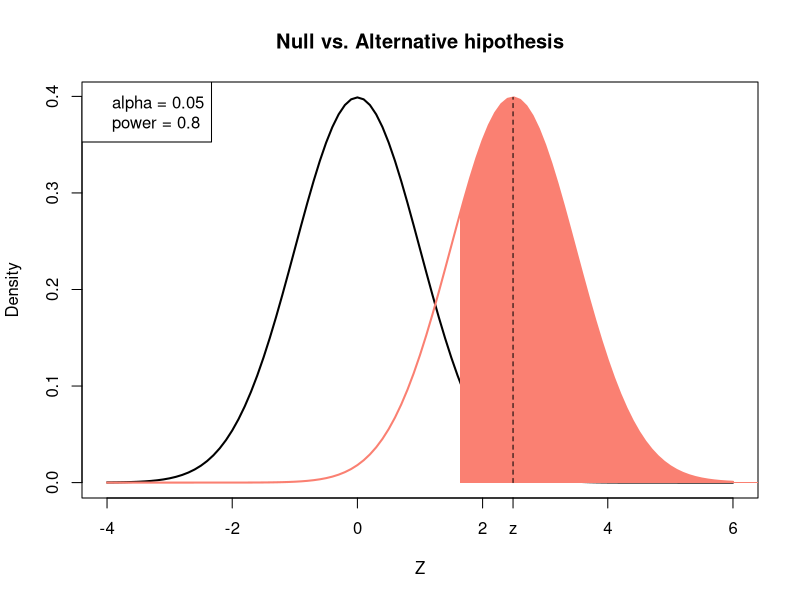
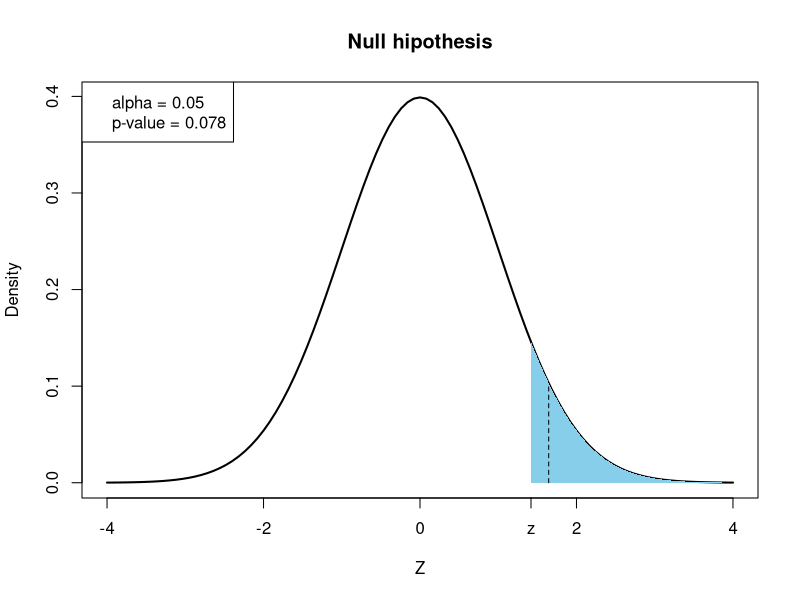

Recreate these plots in R, in order.
#===============================================================================
# CURSO:   BEGINNER AND INTERMEDIATE LEVEL R COURSE
# SCRIPT:  4. Simulations (known error variance)
# AUTORES: Marcos Jimenez
#===============================================================================

#-------------------------------------------
# 4.1. Simulation setup for the linear model
#-------------------------------------------

set.seed(123) # Fix the seed to get the same random numbers

# Setup:
N <- 20                         # Sample size
x <- rnorm(N, mean = 0, sd = 1) # Predictor / Independent variable
sigma <- 1.5                    # Standard deviation of the errors
true_se <- sigma / sqrt(N)      # True standard error of b
power <- 0.80                   # Statistical power
alpha <- 0.05                   # Type-I error
threshold <- qnorm(1-alpha)     # One-sided point for rejection

# Get the b that attains the statistical power:
b <- qnorm(power, mean = threshold, sd = 1) * true_se

#-----------------------------------------
# 4.2. Visual insight to Statistical Power
#-----------------------------------------

z_statistic <- b/true_se # True z statistic

# Visualize the Null hypothesis:
curve(dnorm(x, mean = 0, sd = 1), xlim = c(-4, 6), lwd = 2, xlab = "Z",
      ylab = "Density", main = "Null vs. Alternative hipothesis")

# Visualize the Alternative hypothesis:
curve(dnorm(x, mean = z_statistic, sd = 1), col = "salmon", lwd = 2,
      add = TRUE)

# Create intervals for x and y coordinates:
x_fill <- seq(threshold, 10, length.out = 100)
y_fill <- dnorm(x_fill, mean = z_statistic, sd = 1)

# Use polygon to shade the area under the curve in the defined interval
polygon(c(threshold, x_fill, 10),
        c(0, y_fill, 0),
        col = "salmon", border = NA)

# Higlight the true z statistic:
segments(x0 = z_statistic,
         x1 = z_statistic,
         y0 = 0,
         y1 = dnorm(z_statistic, mean = z_statistic),
         lty = "dashed")

axis(1, at = z_statistic, label = "z")
legend(x = "toplef", legend = c(paste("alpha =", alpha),
                                paste("power =", power)))

#-------------------------------
# 4.3. Visual insight to P-value
#-------------------------------

# Iterate the following code to get a sense of what p-values to expect if the
# alternative hypothesis was true:

z_statistic <- rnorm(1, mean = b/true_se, sd = 1)
pval <- round(1 - pnorm(z_statistic), 3)
curve(dnorm(x, mean = 0, sd = 1), xlim = c(-4, 4), lwd = 2, xlab = "Z",
      ylab = "Density", main = "Null hipothesis")

# Create intervals for x and y coordinates:
x_fill <- seq(z_statistic, 10, length.out = 100)
y_fill <- dnorm(x_fill, mean = 0, sd = 1)

# Use polygon to shade the area under the curve in the defined interval:
polygon(c(z_statistic, x_fill, 10),
        c(0, y_fill, 0),
        col = "skyblue", border = NA)

# Mark the z statistic:
segments(x0 = threshold,
         x1 = threshold,
         y0 = 0,
         y1 = dnorm(threshold, mean = 0, sd = 1),
         lty = "dashed")

# Add a label to the point in the x-axis corresponding to the z statistic:
axis(side = 1, at = z_statistic, label = "z")
legend(x = "toplef", legend = c(paste("alpha =", alpha),
                                paste("p-value =", pval)))

#----------------
# 4.4. Simulation
#----------------

# Simulate random data from the linear model and get the p-values:

# Simulation setup:
nsim <- 1000                  # Number of replicas
pval <- vector(length = nsim) # Initialize the vector

for(i in 1:nsim) {

  e <- rnorm(N, mean = 0, sd = sigma)
  y <- x*b + e
  fit <- lm(y ~ 0 + x)
  z_statistic <- fit$coefficients / true_se
  pval[i] <- 1-pnorm(z_statistic, mean = 0, sd = 1)

}

mean(pval < alpha) # Proportion of times that the pvalue is smaller than alpha
power
